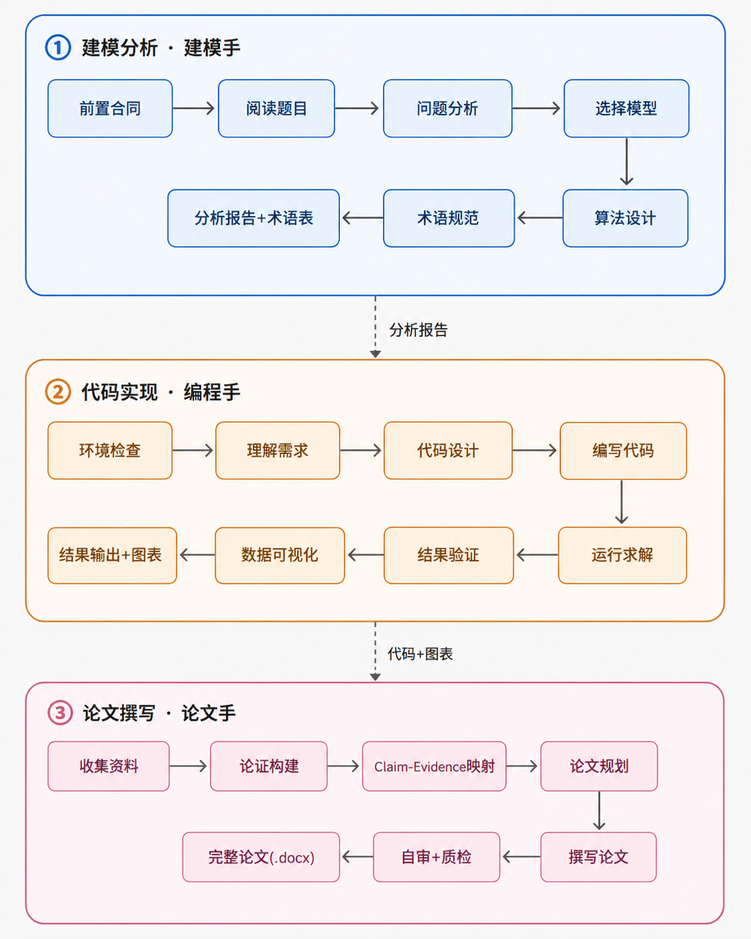
#> input picture math-modeling-skill-main/imgs/三角色流程图.png, 751 x 939 px, shrunk from 1122 x 1402 before the run; its folder holds only this picture in this run
$ python -i image_metrics.py   (imports and definitions only)   (older library calls are emulated)
#> lines starting #> are read from the running program, lines starting #| are printed output that depends on the picture
"""Calculate image quality metrics."""
import cv2
import numpy as np
import csv
from pathlib import Path
from skimage.measure import shannon_entropy
from PIL import Image

def imread_chinese_path(image_path):
    """Read image with Chinese path using PIL then convert to OpenCV format."""
    pil_img = Image.open(image_path)
    if pil_img.mode == 'RGBA':
        pil_img = pil_img.convert('RGB')
    elif pil_img.mode == 'L':
        pil_img = pil_img.convert('RGB')
    img_array = np.array(pil_img)
    return cv2.cvtColor(img_array, cv2.COLOR_RGB2BGR)

def calculate_laplacian_variance(image):
    gray = cv2.cvtColor(image, cv2.COLOR_BGR2GRAY)
    return cv2.Laplacian(gray, cv2.CV_64F).var()

def calculate_tenengrad(image):
    gray = cv2.cvtColor(image, cv2.COLOR_BGR2GRAY)
    gx = cv2.Sobel(gray, cv2.CV_64F, 1, 0)
    gy = cv2.Sobel(gray, cv2.CV_64F, 0, 1)
    return np.mean(gx**2 + gy**2)

def calculate_brightness_saturation(image):
    hsv = cv2.cvtColor(image, cv2.COLOR_BGR2HSV)
    brightness = hsv[:, :, 2]
    saturation = hsv[:, :, 1]
    return {
        'brightness_mean': np.mean(brightness),
        'brightness_std': np.std(brightness),
        'saturation_mean': np.mean(saturation),
        'saturation_std': np.std(saturation)
    }

def calculate_entropy(image):
    gray = cv2.cvtColor(image, cv2.COLOR_BGR2GRAY)
    return shannon_entropy(gray)

def calculate_edge_density(image):
    gray = cv2.cvtColor(image, cv2.COLOR_BGR2GRAY)
    edges = cv2.Canny(gray, 50, 150)
    return np.sum(edges > 0) / edges.size

def calculate_noise_estimate(image):
    gray = cv2.cvtColor(image, cv2.COLOR_BGR2GRAY)
    lap = cv2.Laplacian(gray, cv2.CV_64F)
    return np.std(lap)

def calculate_structure_proxy(metrics):
    score = (
        0.3 * min(metrics['laplacian_var'] / 1000, 1) +
        0.3 * min(metrics['tenengrad'] / 10000, 1) +
        0.2 * (1 - min(metrics['noise_estimate'] / 100, 1)) +
        0.2 * min(metrics['edge_density'] * 10, 1)
    )
    return score

def process_image(image_path):
    try:
        image = imread_chinese_path(image_path)
#> in imread_chinese_path, pil_img is the input picture: PIL image 751x939 RGB; mean R, G, B 241.9, 237.8, 238.7
    except Exception as e:
        print(f"  Error reading {image_path}: {e}")
        return None

    if image is None:
        return None

    height, width = image.shape[:2]
#> height = 939; width = 751
    aspect_ratio = width / height
#> aspect_ratio = 0.8

    metrics = {
        'filename': Path(image_path).name,
        'path': str(image_path),
        'width': width,
        'height': height,
        'aspect_ratio': round(aspect_ratio, 4),
        'laplacian_var': round(calculate_laplacian_variance(image), 4),
        'tenengrad': round(calculate_tenengrad(image), 4),
        'entropy': round(calculate_entropy(image), 4),
        'edge_density': round(calculate_edge_density(image), 4),
        'noise_estimate': round(calculate_noise_estimate(image), 4)
    }
#> in calculate_laplacian_variance, `gray = cv2.cvtColor(image, cv2.COLOR_BGR2GRAY)`:
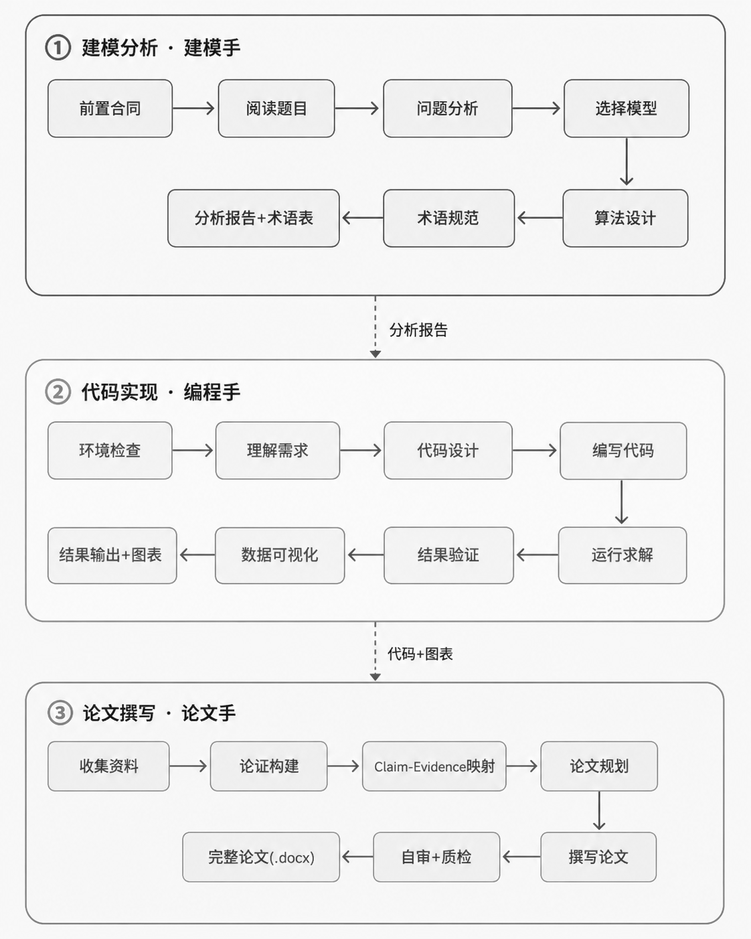
#> gray: shape (939, 751); min 0, max 255, mean 239.1
#> in calculate_tenengrad, `gy = cv2.Sobel(gray, cv2.CV_64F, 0, 1)`:
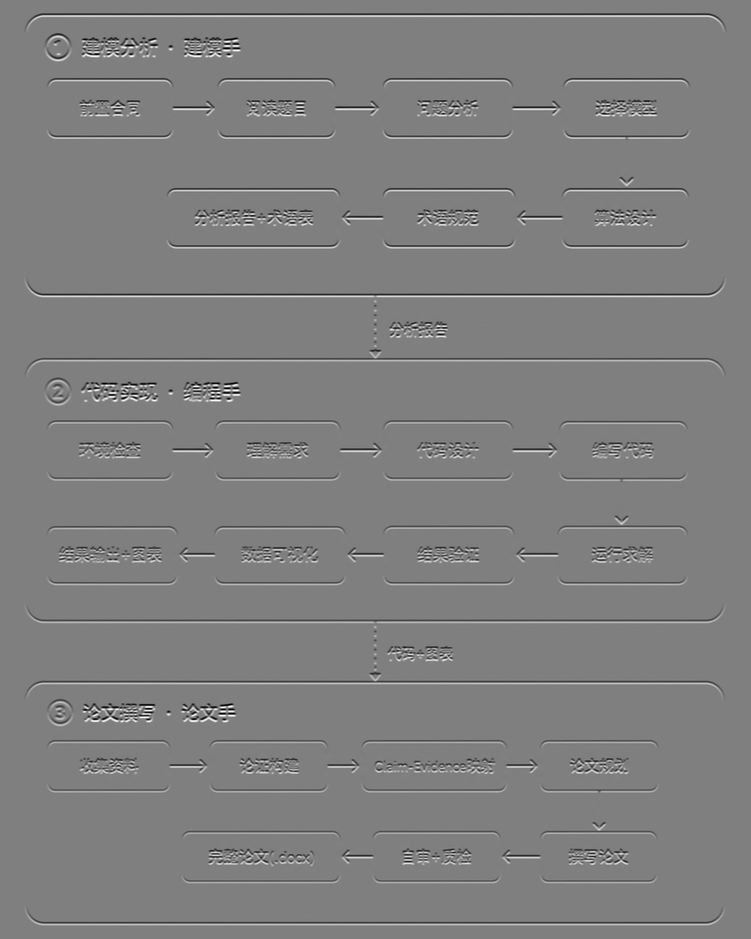
#> gy: shape (939, 751) float64; min -1020, max 1020, mean 0; drawn with min black and max white
#> in calculate_edge_density, `edges = cv2.Canny(gray, 50, 150)`:
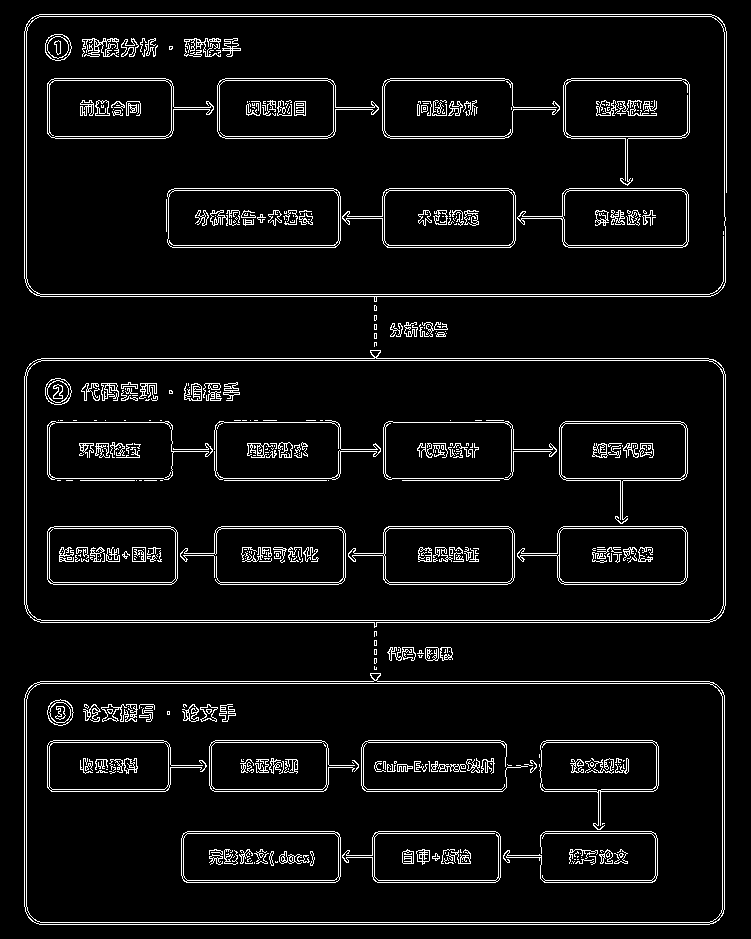
#> edges: shape (939, 751); 5.9% white in thin lines or dots
#> in calculate_noise_estimate, `lap = cv2.Laplacian(gray, cv2.CV_64F)`:
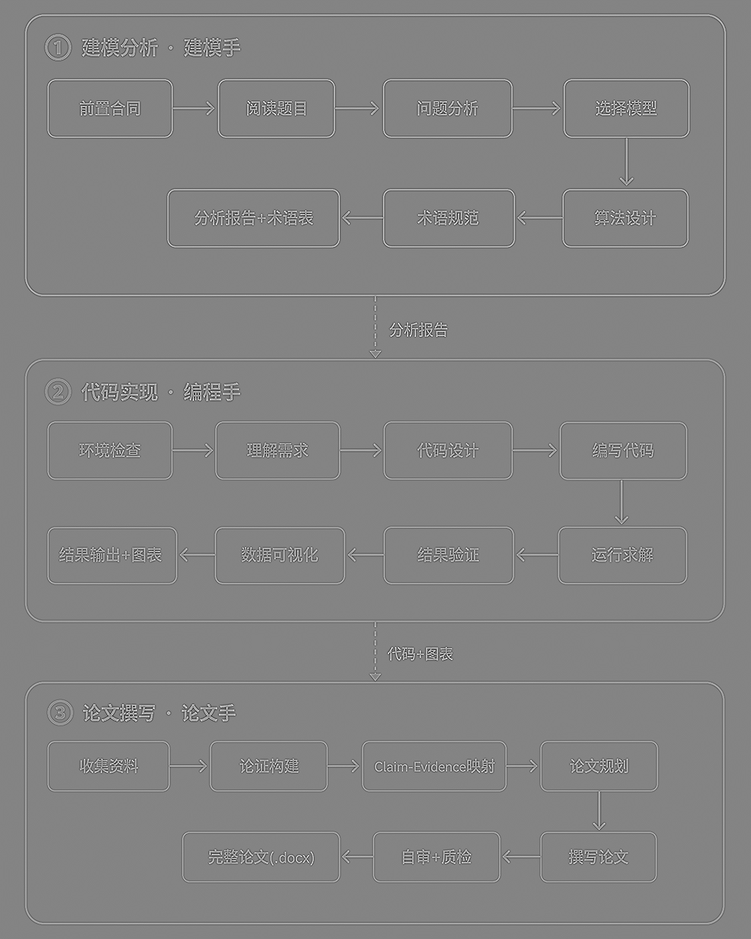
#> lap: shape (939, 751) float64; min -581, max 540, mean 0; drawn with min black and max white

    bs = calculate_brightness_saturation(image)
#> in calculate_brightness_saturation, `hsv = cv2.cvtColor(image, cv2.COLOR_BGR2HSV)`: hsv: shape (939, 751, 3); mean H, S, V 80.6, 17.7, 247.4
#> in calculate_brightness_saturation, `brightness = hsv[:, :, 2]`:
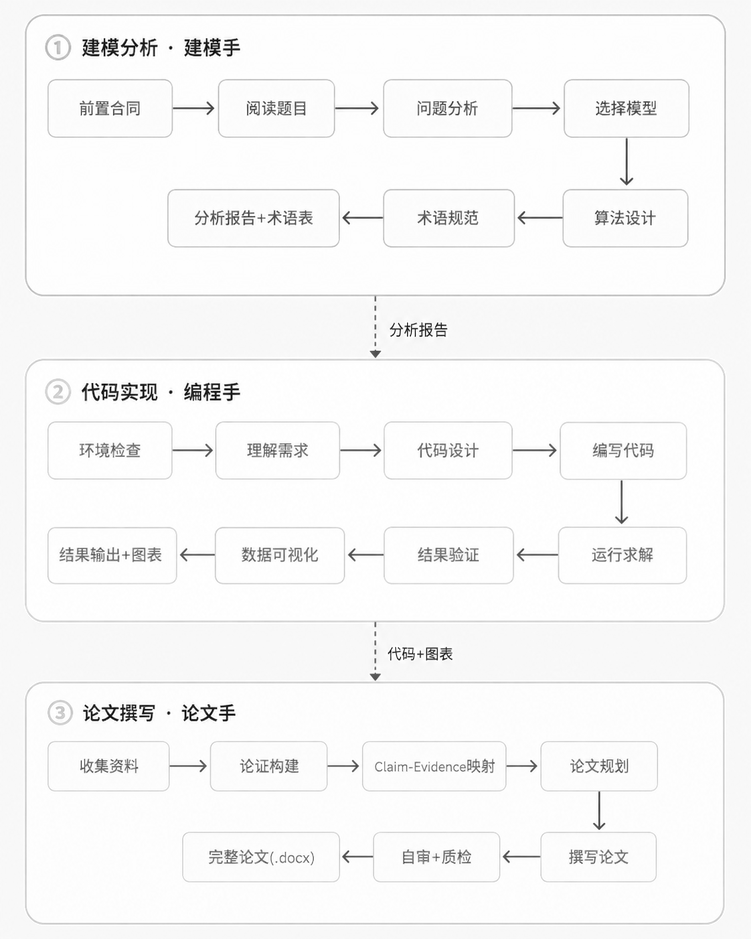
#> brightness: shape (939, 751); min 0, max 255, mean 247.4
#> in calculate_brightness_saturation, `saturation = hsv[:, :, 1]`:
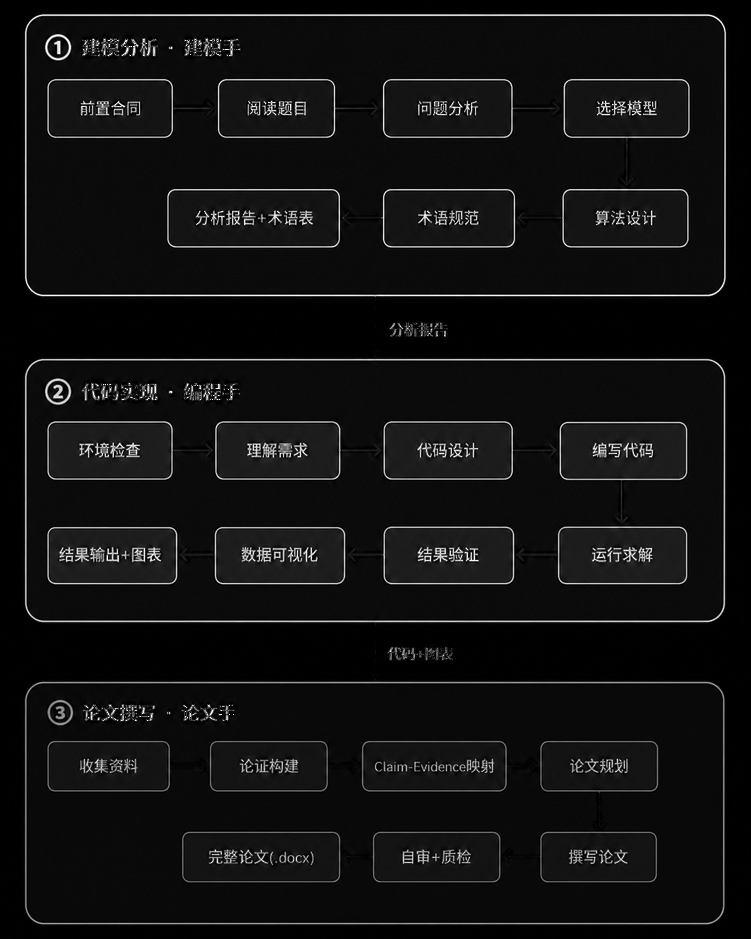
#> saturation: shape (939, 751); min 0, max 255, mean 17.7
#> bs = {'brightness_mean': 247.4, 'brightness_std': 22.03, 'saturation_mean': 17.74, 'saturation_std': 32.67}
    metrics.update({k: round(v, 4) for k, v in bs.items()})
    metrics['structure_proxy'] = round(calculate_structure_proxy(metrics), 4)
#> in calculate_structure_proxy, `score = ( 0.3 * min(metrics['laplacian_var'] / 1000, 1) + 0.3 * min(me..`: score = 0.821

    return metrics

def main():
    b_problem_dir = Path("B题：AI生成内容的质量评估与参数优化/附件1")
    if not b_problem_dir.exists():
        print(f"Directory not found: {b_problem_dir}")
        return

    image_extensions = ['*.png', '*.jpg', '*.jpeg', '*.bmp']
    images = []
    for ext in image_extensions:
        images.extend(b_problem_dir.glob(ext))

    if not images:
        print("No images found")
        return

    print(f"Processing {len(images)} images...")

    results = []
    for img_path in sorted(images):
        print(f"Processing: {img_path.name}")
        metrics = process_image(img_path)
        if metrics:
            results.append(metrics)

    output_path = Path("results/image_metrics.csv")
    output_path.parent.mkdir(parents=True, exist_ok=True)

    with open(output_path, 'w', newline='', encoding='utf-8') as f:
        writer = csv.DictWriter(f, fieldnames=results[0].keys())
        writer.writeheader()
        writer.writerows(results)

    print(f"\nSaved to: {output_path}")

# [2 lines not run here, left out]

>>> result = process_image('../math-modeling-skill-main/imgs/三角色流程图.png')
#> result = 15 items
